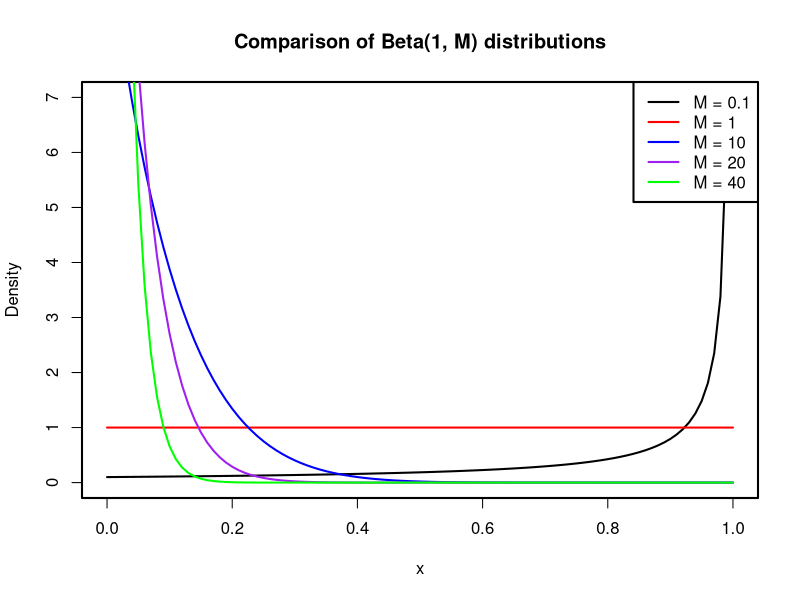
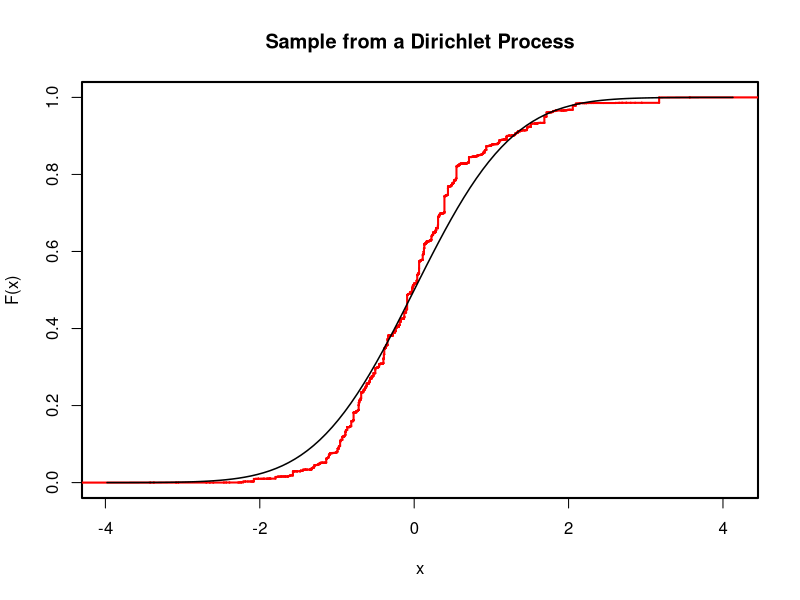
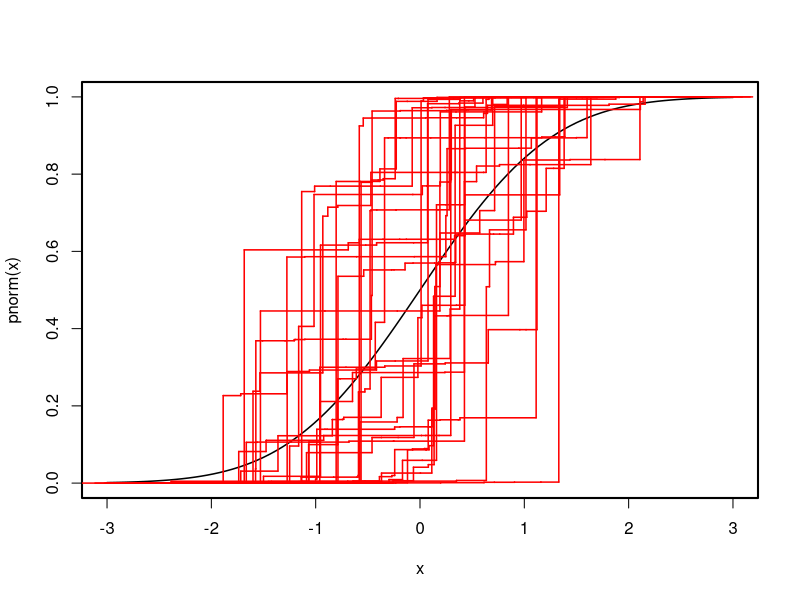
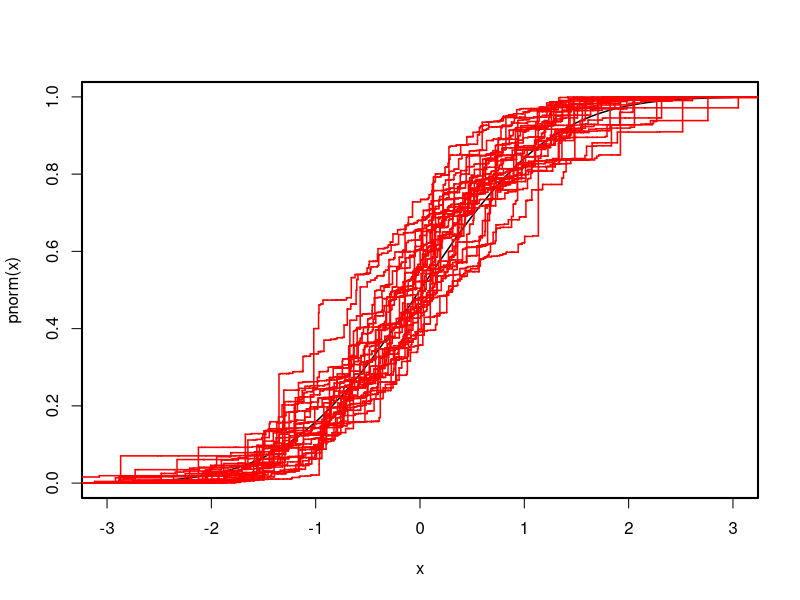
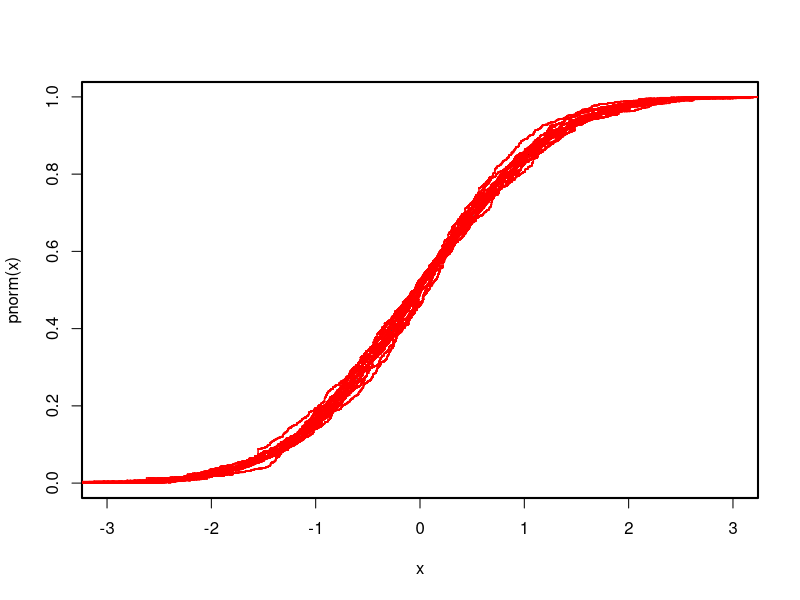

R code for these plots, in order:
# Stick Breaking construction of a DP (Sethuraman, 1994)
set.seed(219)


# Simulation ------------------------------------------------------------------------
## DP precision parameter (G0 = normal dist (0, 1))
M <- 100

## Tolerance for total probability
eps <- 1e-6

## Components of the distribution
ups_aux <- c(0)
probs <- c()
locations <- c()

while (sum(probs) < 1 - eps) {
  # Auxiliar upsilon ~ Beta(1, M)
  ups <- rbeta(1, shape1 = 1, shape2 = M)
  
  # Probability
  prob <- ups * prod(1 - ups_aux)
  probs <- c(probs, prob)
  ups_aux <- c(ups_aux, ups)
  
  # Location
  location <- rnorm(1, mean = 0, sd = 1)
  locations <- c(locations, location)
}

## We can check the total probability
sum(probs)

## We can check how the probabilities change with M
par(lwd = 2)
curve(dbeta(x, shape1 = 1, shape2 = 0.1), ylim = c(0, 7),
      ylab = 'Density', main = 'Comparison of Beta(1, M) distributions')
curve(dbeta(x, shape1 = 1, shape2 = 1), col = 'red', add = TRUE)
curve(dbeta(x, shape1 = 1, shape2 = 10), col = 'blue', add = TRUE)
curve(dbeta(x, shape1 = 1, shape2 = 20), col = 'purple', add = TRUE)
curve(dbeta(x, shape1 = 1, shape2 = 40), col = 'green', add = TRUE)      
legend(x = 'topright', legend = c('M = 0.1', 'M = 1', 'M = 10', 'M = 20', 'M = 40'),
       col = c('black', 'red', 'blue', 'purple', 'green'), lwd = 2)

## Cumulative distribution function
ord_locations <- sort(locations)
ord_probs <- probs[order(locations)]

cdf_G <- stepfun(ord_locations, c(0, cumsum(ord_probs)))
plot(cdf_G, col = 'red', lwd = 2, do.points = FALSE, ylim = c(0, 1),
     main = 'Sample from a Dirichlet Process', ylab = 'F(x)')
curve(pnorm, add = TRUE, lwd = 1.5)


# Multiple samples ------------------------------------------------------------------
rdp <- function(M, tol){
  ## Components of the distribution
  ups_aux <- c(0)
  probs <- c()
  locations <- c()
  
  while (sum(probs) < 1 - eps) {
    # Auxiliar eta ~ Beta(1, M)
    ups <- rbeta(1, shape1 = 1, shape2 = M)
    
    # Probability
    prob <- ups * prod(1 - ups_aux)
    probs <- c(probs, prob)
    ups_aux <- c(ups_aux, ups)
    
    # Location
    location <- rnorm(1, mean = 0, sd = 1)
    locations <- c(locations, location)
  }
  
  ord_locations <- sort(locations)
  ord_probs <- probs[order(locations)]
  return(list(locations = ord_locations, probs = ord_probs))
}

dp_cdf <- function(results){
  dp_cdf_plot <- stepfun(results$locations, c(0, cumsum(results$probs)))
  plot(dp_cdf_plot, add = TRUE, col = 'red', lwd = 1.5, do.points = FALSE)
}

## Plot of samples
### M = 1
dp_samples_1 <- replicate(30, rdp(1, eps))
curve(pnorm, lwd = 1.5, xlim = c(-3, 3))
invisible(apply(dp_samples_1, 2, dp_cdf))

### M = 20
dp_samples_20 <- replicate(30, rdp(20, eps))
curve(pnorm, lwd = 1.5, xlim = c(-3, 3))
invisible(apply(dp_samples_20, 2, dp_cdf))

### M = 500
dp_samples_500 <- replicate(15, rdp(500, eps))
curve(pnorm, lwd = 1.5, xlim = c(-3, 3))
invisible(apply(dp_samples_500, 2, dp_cdf))
